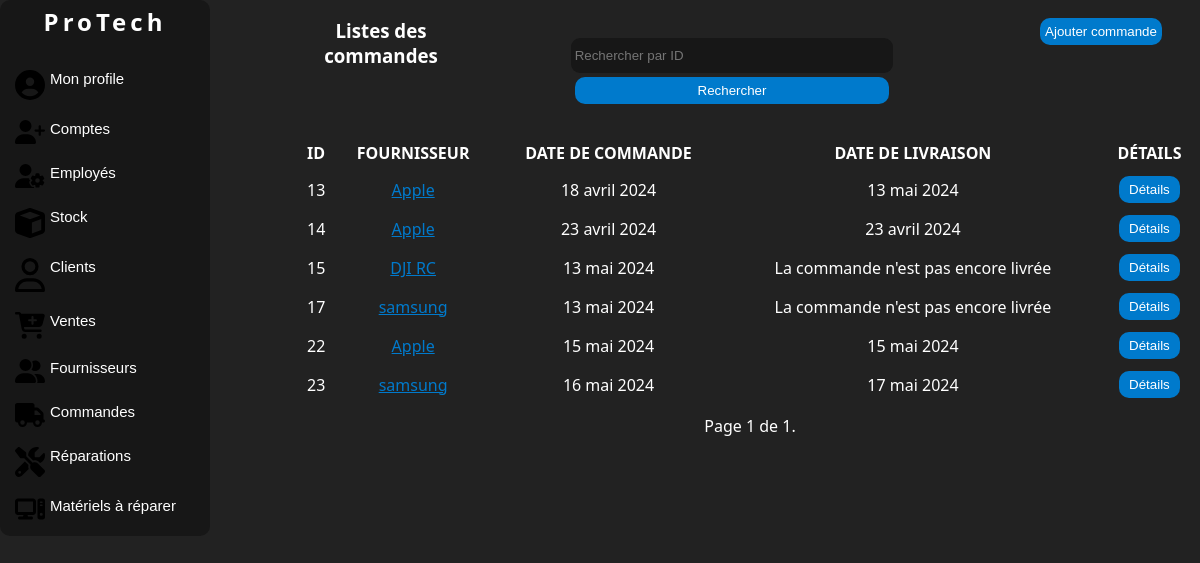
Page /commandes/ (signed in) on the earlier database version.
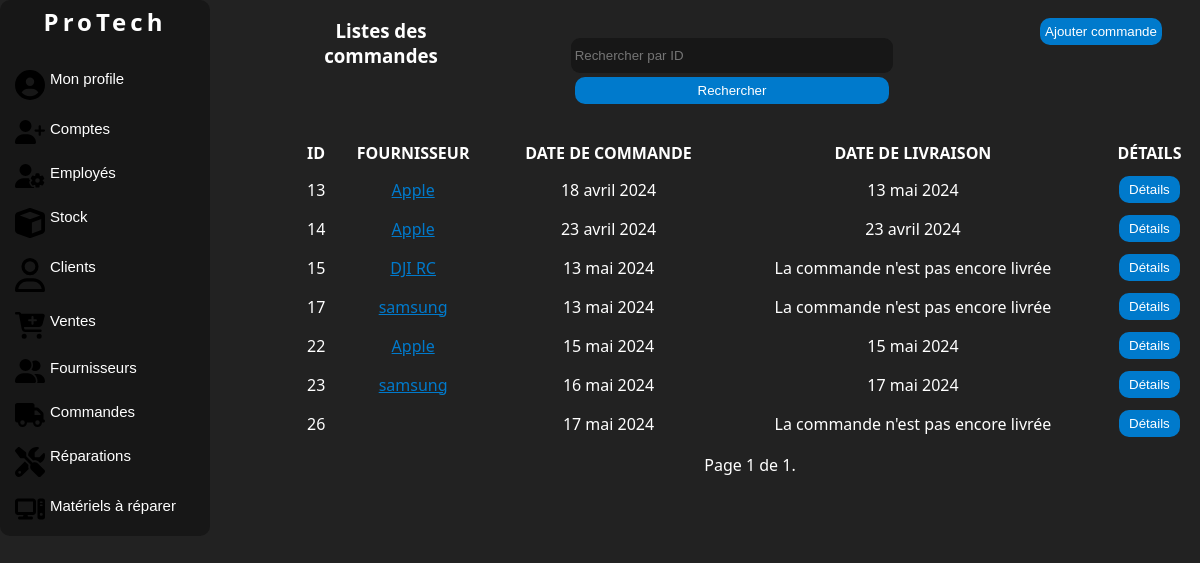
Same page on the later database version.
### manager/models.py (models this page shows, shortened)
class PurchaseOrder(models.Model):
    supplier = models.ForeignKey(Supplier, on_delete=models.SET_NULL, null=True, blank=True, db_column='Fournisseur')
    order_date = models.DateField(auto_now_add=True, db_column='Date de commande')
    delivery_date = models.DateField(null=True, blank=True, db_column='Date de livraison')
    class Meta:
        db_table = 'Commande'

class Supplier(models.Model):
    name = models.CharField(max_length=100, db_column='Nom')
    phone = PhoneNumberField(unique=True, region='DZ', db_column='Téléphone')
    email = models.EmailField(unique=True, db_column='Email')
    address = models.TextField(db_column='Adresse')
    class Meta:
        db_table = 'Fournisseur'

### manager/views.py (the view)
# urls.py: path('commandes/', views.PurchaseOrderListView.as_view(), name='purchase-order-list'),
class PurchaseOrderListView(LoginRequiredMixin,RoleRequiredMixin, ListView):
    model = PurchaseOrder
    template_name = 'listecommande.html'
    context_object_name = 'purchase_orders'
    paginate_by = 7
    form_class = FilterForm
    required_roles = ['Admin', 'Employé']
    def get_queryset(self):
        queryset = super().get_queryset()
        query = self.request.GET.get('query')
        if query:
            queryset = queryset.filter(id=query)
        return queryset
    def get_context_data(self, **kwargs):
        context = super().get_context_data(**kwargs)
        context['form'] = FilterForm(self.request.GET)
        return context

### manager/forms.py
class FilterForm(forms.Form):
    query = forms.IntegerField(label='', required=False,
                               widget=forms.TextInput(attrs={'placeholder': 'Rechercher par ID'}))

### manager/views.py (called while the page is built)
    def dispatch(self, request, *args, **kwargs):
        if not request.user.is_authenticated:
            return self.handle_no_permission()
        if not self.required_roles:  # if no role is required, continue
            return super().dispatch(request, *args, **kwargs)
        if not request.user.employee.role in self.required_roles:
            messages.error(request, 'Vous n\'avez pas la permission de consulter cette page.')
            return redirect('dashboard')  # or wherever
        return super().dispatch(request, *args, **kwargs)

### manager/templates/listecommande.html (shortened to what the changed rows need)
{% load static %}
{% load auth_extras %}
<!DOCTYPE html>
<html lang="en">
<head>
    <link rel="stylesheet" href="{% static 'css/style.css' %}">
    <link rel="stylesheet" href="{% static 'css/accueil.css' %}">
</head>
<body>
<div class="corp">
    <div class="nav">
        <div class="logo">
            <a href="{% url 'home' %}" class="link"><h2>ProTech</h2></a>
        </div>
        <br>
    </div>
    <div class="liste">
        <div class="c2">
            {% if purchase_orders %}
            <table>
                <thead>
                <tr>
                    <th>Id</th>
                    <th>Fournisseur</th>
                    <th>Date de commande</th>
                    <th>Date de livraison</th>
                    <th>Détails</th>
                </tr>
                </thead>
                <tbody id="tbody">
                {% for purchase_order in page_obj %}
                <tr>
                    <td>{{ purchase_order.id }}</td>
                    <td><a id="touts" href="{% url 'supplier-detail' purchase_order.supplier.id %}"> {{ purchase_order.supplier.name }} </a></td>
                    <td>{{ purchase_order.order_date }}</td>
                    <td>
                        {% if purchase_order.delivery_date %}
                            {{ purchase_order.delivery_date }}
                        {% else %}
                            La commande n'est pas encore livrée
                        {% endif %}
                    </td>
                    <td>
                        <button class="button" id="detai"
                                onclick="location.href='{% url 'purchase-order-detail' purchase_order.id %}';">Détails
                        </button>
                </tr>
                {% endfor %}
                </tbody>
            </table>
            {% else %}
            <p>Pas de commandes trouvées.</p>
            {% endif %}
        </div>
    </div>
</div>
</body>
</html>

Differences in the rows shown:
added PurchaseOrder: id "26", order_date "17 mai 2024", shows "La commande n'est pas encore livrée"
